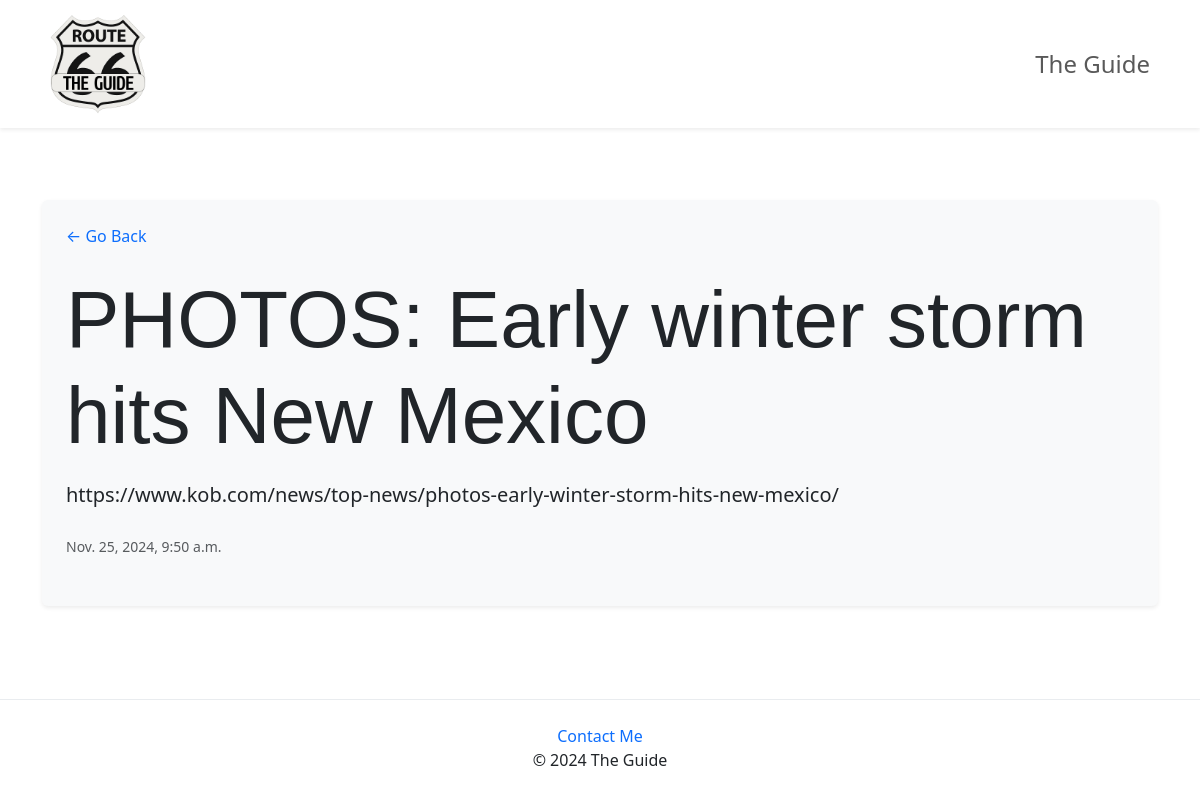
/news/3/, run on the app's committed database.
### news/models.py (models this page shows)
class NewsEntry(models.Model):
    title = models.CharField(max_length=200)
    description = models.TextField()
    date = models.DateTimeField(auto_now_add=True)

### news/views.py (the view)
# urls.py: path('<int:news_id>/', views.detail, name='detail'),
def detail(request, news_id):
    selected_blog_post = get_object_or_404(NewsEntry, pk=news_id)
    return render(request, 'news/detail.html', {'new': selected_blog_post})

### news/templates/news/detail.html (shortened to what this page needs)
{% extends 'news/base.html' %}
{% block content %}
    <div class="container mt-4 bg-light text-dark p-4 rounded shadow-sm mb-5">
        <p><a href="{% url 'news:news' %}" class="text-decoration-none text-primary">&larr; Go Back</a></p>
        <h1 class="mt-4 mb-3">{{ new.title }}</h1>
        <p class="lead mb-4">{{ new.description }}</p>
        <p><small class="text-muted">{{ new.date }}</small></p>
    </div>
{% endblock %}

### news/static/news/style.css (style rules this page uses)
html, body { height: 100%; margin: 0; display: flex; flex-direction: column; background-image: url("images/bg.jpg"); background-position: center center; background-size: cover; background-attachment: fixed; }
h1 { font-family: "AmericanCaptain", sans-serif; font-size: 5rem; }

### data on the page
NewsEntry: title "PHOTOS: Early winter storm hits New Mexico", description "https://www.kob.com/news/top-news/photos-early-winter-storm-hits-new-mexico/", date "Nov. 25, 2024, 9:50 a.m."
